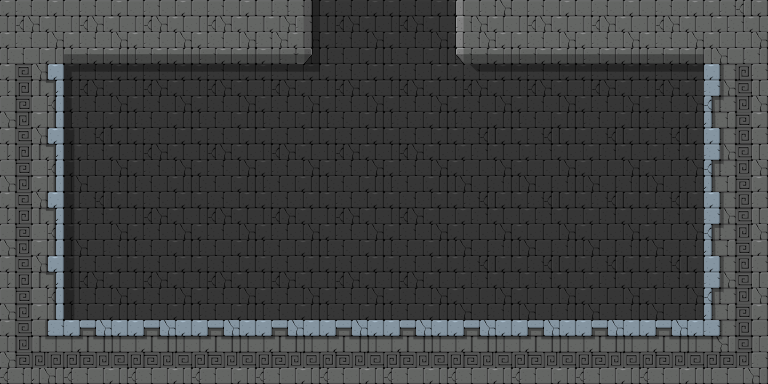

Rendered tile map (Tiled .tmx) drawn with the repository's tilesets; below, a short description and the map source with its tile grids summarised:
An orthogonal 12x6 tile map with 64x64 px tiles, 4 tile layers (background, foreground, objects, mainlayer) and 6 objects (OnSidePlatform).

<map version="1.0" orientation="orthogonal" width="12" height="6" tilewidth="64" tileheight="64">
 <properties>
  <property name="physicsGravityY" value="-9.81" />
  <property name="physicsSimulationSpeed" value="1.0" />
  <property name="restrictScrollingToMapBoundary" value="YES" />
 </properties>
 <tileset firstgid="1" name="Tileset_Geometry_16x16_256" tilewidth="64" tileheight="64">
  <image source="Tileset_64x64.png" width="512" height="576" />
 </tileset>
 <layer name="background" width="12" height="6">
  <data>[72 cells, 64 non-empty, 8 distinct tile ids]</data>
 </layer>
 <layer name="foreground" width="12" height="6">
  <data>[72 cells, 30 non-empty, 10 distinct tile ids]</data>
 </layer>
 <layer name="objects" width="12" height="6">
  <data>[72 cells, 0 non-empty, 0 distinct tile ids]</data>
 </layer>
 <layer name="mainlayer" width="12" height="6">
  <data>[72 cells, 0 non-empty, 0 distinct tile ids]</data>
 </layer>
 <objectgroup color="#5858a4" draworder="topdown" name="collisions" width="12" height="6">
  <object x="0" y="0" width="320" height="64" />
  <object x="448" y="0" width="320" height="64" />
  <object x="704" y="64" width="64" height="256" />
  <object x="0" y="64" width="64" height="256" />
  <object x="0" y="320" width="768" height="64" />
 </objectgroup>
 <objectgroup draworder="topdown" name="game objects" width="12" height="6">
  <object name="OnSidePlatform1" type="OnSidePlatform" x="320" y="128" width="127" height="5" />
 </objectgroup>
</map>
